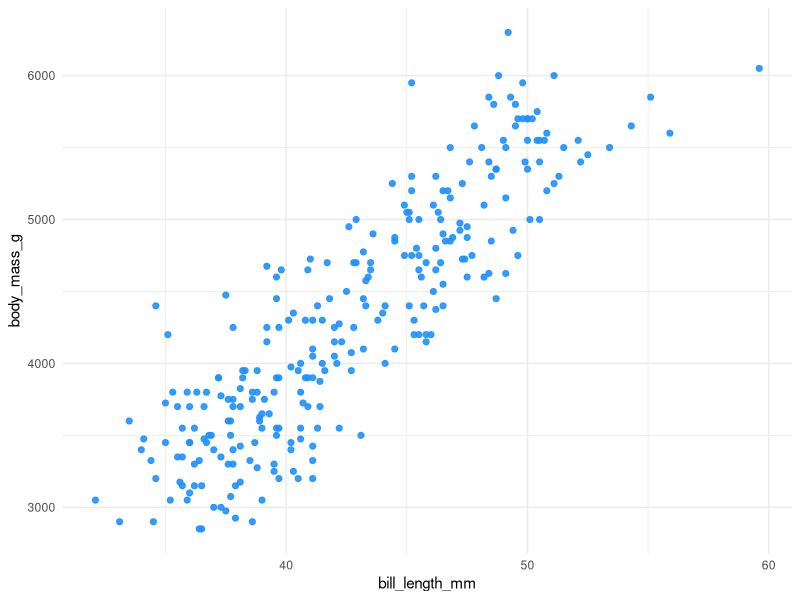
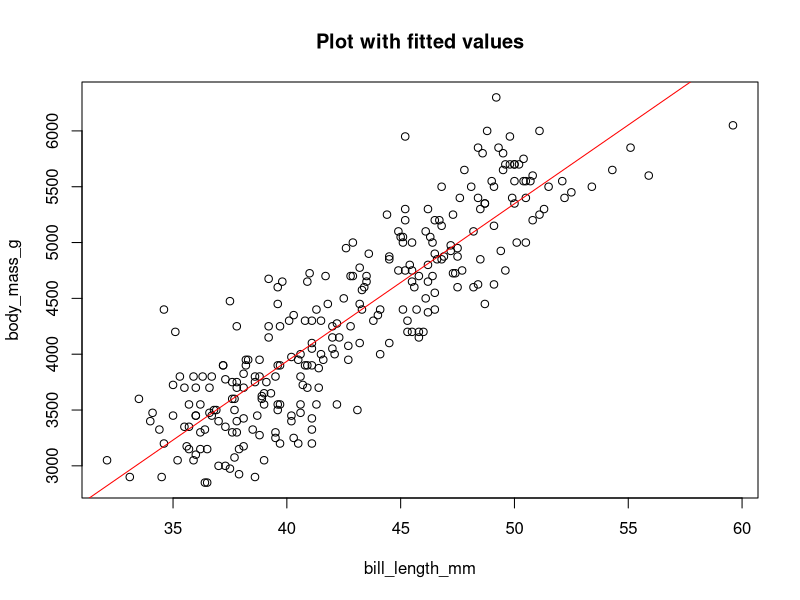
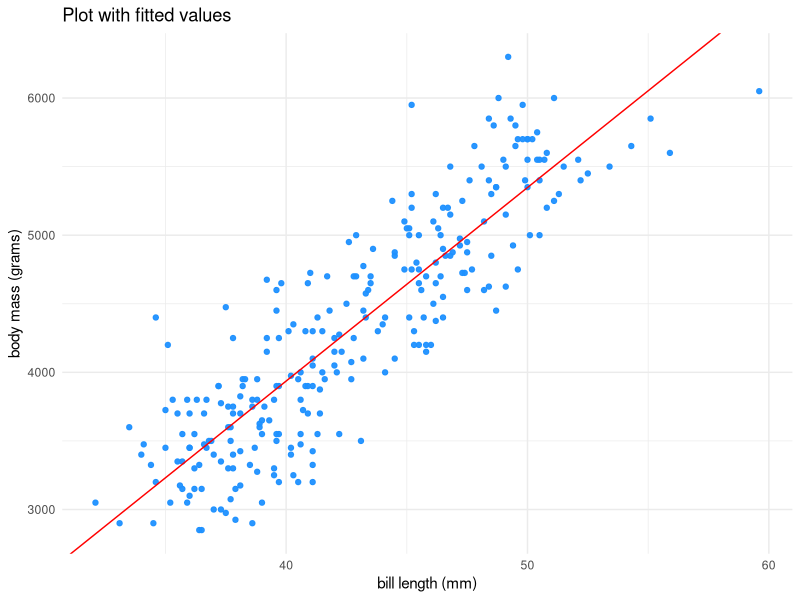

Generate these figures, in order, with R:
## ---- chunk 1
knitr::opts_chunk$set(echo = TRUE, message = FALSE, warning = FALSE)
## ---- chunk 2
library(tidyverse) # Easily Install and Load the 'Tidyverse'
library(palmerpenguins) # Palmer Archipelago (Antarctica) Penguin Data
## ---- chunk 3
data("penguins")

penguins_noChinstrap <- penguins %>% 
  filter(species != "Chinstrap") %>% 
  drop_na(bill_length_mm, body_mass_g)

str(penguins_noChinstrap)
summary(penguins_noChinstrap)

# plot of data
ggplot(data = penguins_noChinstrap,
       aes(x = bill_length_mm, y = body_mass_g)) +
  geom_point(color = "dodgerblue", alpha = 0.9, size = 1.75) +
  theme_minimal()


## ---- chunk 4
x <- penguins_noChinstrap$bill_length_mm
y <- penguins_noChinstrap$body_mass_g
## ---- chunk 5
x_bar <- mean(x) 
y_bar <- mean(y)
## ---- chunk 6
Sxx <- sum((x - x_bar)^2)
Sxx
## ---- chunk 7
Syy <- sum((y - y_bar)^2)
Syy
## ---- chunk 8
Sxy <- sum((x - x_bar)*(y - y_bar))
Sxy
## ---- chunk 9
b1 <- Sxy / Sxx
b1
## ---- chunk 10
b0 <- y_bar - b1*x_bar
b0
## ---- chunk 11
y_hat <- b0 + b1*x
## ---- chunk 12
e <- y - y_hat
## ---- chunk 13
n <- length(y)
sigma_2_hat <- sum(e^2) / (n-2)
sigma_2_hat
sqrt(sigma_2_hat) # Residual Standard Error (RSE)
## ---- chunk 14
model <- lm(body_mass_g ~ bill_length_mm , data = penguins_noChinstrap)

## ---- chunk 15
summary(model)
## ---- chunk 16
coef(model) # Estimates for b0 and b1
model$coefficients
## ---- chunk 17
head(residuals(model)) # residuals
head(fitted(model)) # y_hat values

summary(residuals(model)) # First line in summary output.
## ---- chunk 18
# Standard errors
summary(model)$coef[,2]
coef(summary(model))[, "Std. Error"]
## ---- chunk 19
# p-values for intercept and slope
summary(model)$coef[,4]
## ---- chunk 20
summary(model)$sigma^2
## ---- chunk 21
n <- length(x)
sigma_2_hat <- sum(e^2) / (n-2)
sigma_hat <- sqrt(sigma_2_hat) 
Sxx <- sum((x - x_bar)^2)

se_b0 <- sqrt(sigma_2_hat*(1/n + 
                             (x_bar^2)/Sxx)) # se of intercept
se_b1 <-  sqrt(sigma_2_hat/Sxx) # se of slope

t_pct <- qt(p = 0.95, df = n - 2) # t-statistic
## ---- chunk 22
CI_b0_90 <-  c(b0 - t_pct*se_b0, b0 + t_pct*se_b0) # 90% CI for b0
CI_b1_90 <-  c(b1 - t_pct*se_b1, b1 + t_pct*se_b1) # 90% CI for b1
CI_b0_90
CI_b1_90
## ---- chunk 23
?confint
confint(model, level = 0.95) # 95% CI

confint(model, level = 0.90) # 90% CI

## ---- chunk 24
t_b0 <- (b0-0)/se_b0
t_b1 <- (b1-0)/se_b1
t_b0
t_b1

## ---- chunk 25

p0 <- 2*(1 - pt(abs(t_b0), df = n-2))
p1 <- 2*(1 - pt(abs(t_b1), df = n-2))

alpha <- 0.05
p0 > alpha
p1 > alpha

p0
p1

## ---- chunk 26
plot(body_mass_g ~ bill_length_mm , data = penguins_noChinstrap,
     main = "Plot with fitted values")
abline(model, col = "Red")
## ---- chunk 27
ggplot(data = penguins_noChinstrap) +
  geom_point(aes(x = bill_length_mm, y = body_mass_g), color = "dodgerblue", alpha = 0.95) +
  geom_abline(aes(intercept = model$coefficients[[1]],
                  slope = model$coefficients[[2]]), 
                  color = "red") +
  labs(x = "bill length (mm)",
       y = "body mass (grams)",
       title = "Plot with fitted values") +
  theme_minimal()

